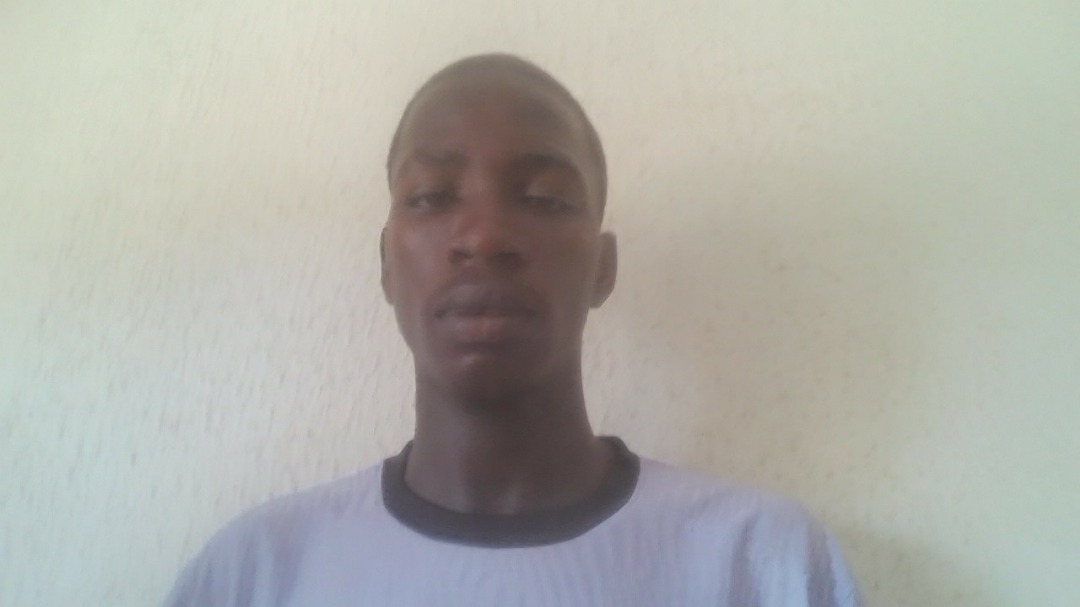
#> input picture samuel.jpg, 1080 x 607 px, found by its file name
$ python picture.py
#> lines starting #> are read from the running program, lines starting #| are printed output that depends on the picture; after the words box and inside, x2 and y2 are one past the last pixel; in counts of white or black regions, pixels touching at a corner belong together
import cv2

face_haar_cascade = cv2.CascadeClassifier(cv2.data.haarcascades + 'haarcascade_frontalface_default.xml')

image = cv2.imread(r"C:\Users\Daniel Terwase Ajayi\PycharmProjects\pythonProject33\samuel.jpg")
#> image is the input picture: shape (607, 1080, 3); mean B, G, R 168, 174.7, 174.5
image = cv2.resize(image, (600, 400))  # Resize for consistent detection
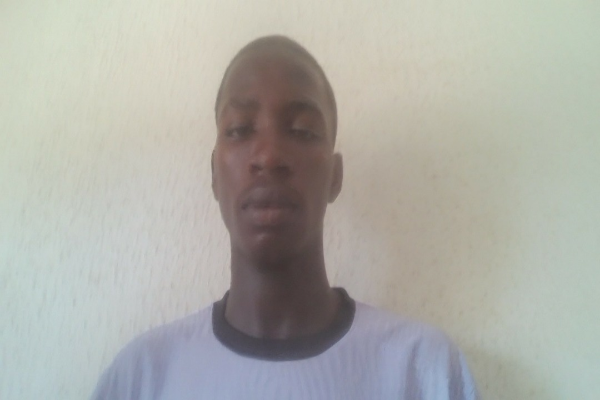
#> image: shape (400, 600, 3); mean B, G, R 167.9, 174.6, 174.4
grey = cv2.cvtColor(image, cv2.COLOR_BGR2GRAY)
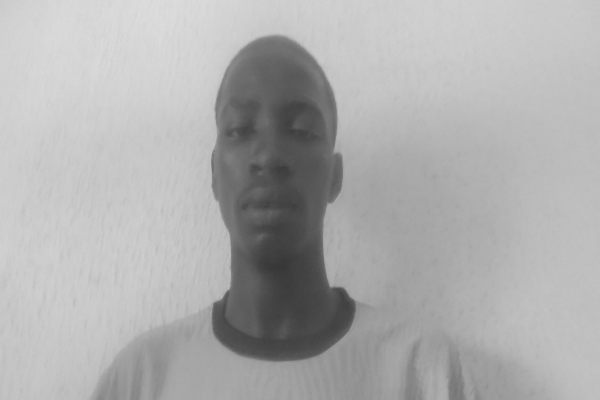
#> grey: shape (400, 600); min 54, max 221, mean 173.8

face = face_haar_cascade.detectMultiScale(grey, scaleFactor=1.05, minNeighbors=3)
#> face = [[219, 134, 95, 95], [204, 80, 131, 131]]

for (x, y, w, h) in face:
    cv2.rectangle(image, (x, y), (x + w, y + h), (0, 255, 0), 5)
#> this loop made 2 passes
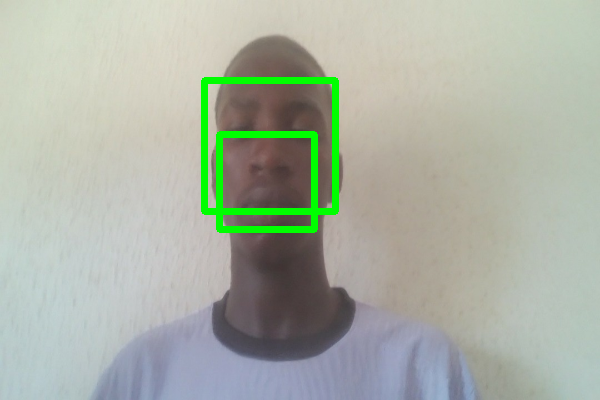
#> image: shape (400, 600, 3); 2.58% of pixels changed, all inside (x1, y1, x2, y2) = (201, 77, 339, 233)

cv2.imshow("Face", image)
cv2.waitKey(0)
cv2.destroyAllWindows()
